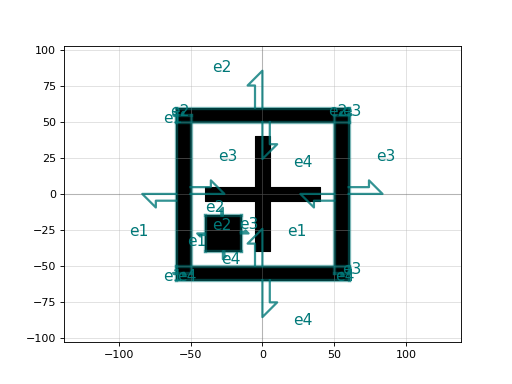

Write Python code to recreate this figure.
import gdsfactory as gf

c = gf.components.align_wafer(width=10.0, spacing=10.0, cross_length=80.0, layer=(1, 0), square_corner='bottom_left')
c.plot()
